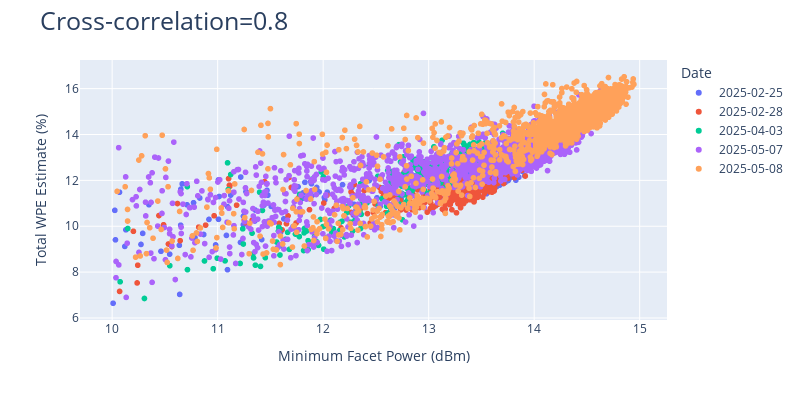
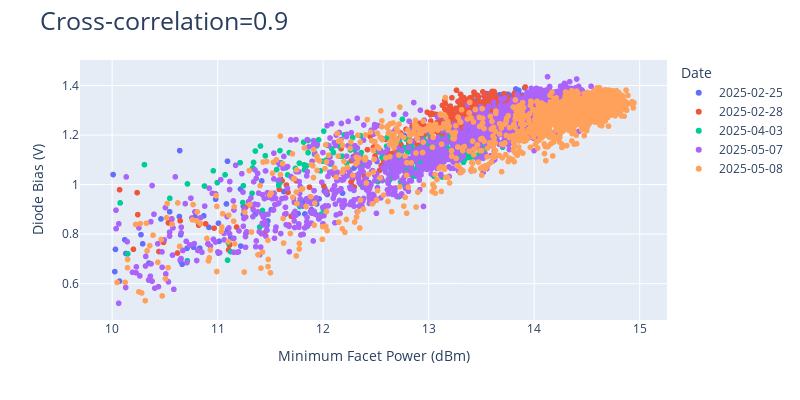
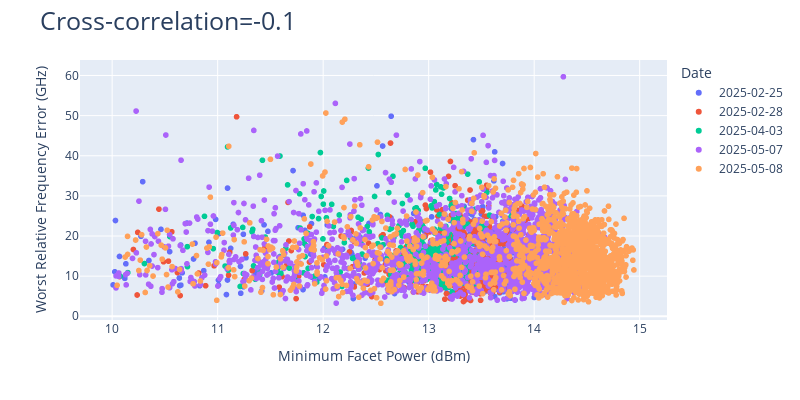
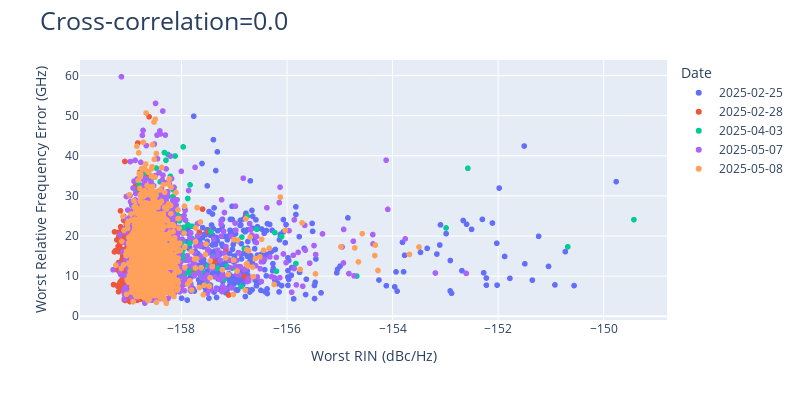

The notebook cell these images were saved under, in order:
### Code cell
fig1 = px.scatter(wlt_data, x='Minimum Facet Power (dBm)', y='Total WPE Estimate (%)',color="Date", width=800, height=400)
fig1.update_layout(title=dict(text=f"Cross-correlation={wlt_data['Minimum Facet Power (dBm)'].corr(wlt_data['Total WPE Estimate (%)']):0.1f}", font=dict(size=25)))
fig1.write_image("images/scatter_min_facet_power_vs_total_wpe_estimate.png")
fig1.show()

fig2 = px.scatter(wlt_data, x='Minimum Facet Power (dBm)', y='Diode Bias (V)',color="Date", width=800, height=400)
fig2.update_layout(title=dict(text=f"Cross-correlation={wlt_data['Minimum Facet Power (dBm)'].corr(wlt_data['Diode Bias (V)']):0.1f}", font=dict(size=25)))
fig2.write_image("images/scatter_min_facet_power_vs_bias_voltage.png")
fig2.show()

fig3 = px.scatter(wlt_data, x='Minimum Facet Power (dBm)', y='Worst Relative Frequency Error (GHz)',color="Date", width=800, height=400)
fig3.update_layout(title=dict(text=f"Cross-correlation={wlt_data['Minimum Facet Power (dBm)'].corr(wlt_data['Worst Relative Frequency Error (GHz)']):0.1f}", font=dict(size=25)))
fig3.write_image("images/scatter_min_facet_power_vs_worst_relative_frequency_error.png")
fig3.show()

fig4 = px.scatter(wlt_data, x='Worst RIN (dBc/Hz)', y='Worst Relative Frequency Error (GHz)',color="Date", width=800, height=400)
fig4.update_layout(title=dict(text=f"Cross-correlation={wlt_data['Worst RIN (dBc/Hz)'].corr(wlt_data['Worst Relative Frequency Error (GHz)']):0.1f}", font=dict(size=25)))
fig4.write_image("images/scatter_worst_rin_vs_worst_relative_frequency_error.png")
fig4.show()

fig5 = px.scatter(wlt_data, x='Worst RIN (dBc/Hz)', y='Worst SMSR (dB)',color="Date", width=800, height=400)
fig5.update_layout(title=dict(text=f"Cross-correlation={wlt_data['Worst RIN (dBc/Hz)'].corr(wlt_data['Worst SMSR (dB)']):0.1f}", font=dict(size=25)))
fig5.write_image("images/scatter_worst_rin_vs_worst_smsr.png")
fig5.show()

### Figure 1 — Plotly figure (JSON) as saved in the notebook; plotly's stock layout.template omitted (floating-point values rounded to 4 significant figures; data arrays with more than 128 entries replaced by an {"elided": "..."} marker saying what was removed)
{"data": [{"hovertemplate": "Date=2025-02-25<br>Minimum Facet Power (dBm)=%{x}<br>Total WPE Estimate (%)=%{y}<extra></extra>", "legendgroup": "2025-02-25", "marker": {"color": "#636efa", "symbol": "circle"}, "mode": "markers", "name": "2025-02-25", "showlegend": true, "type": "scattergl", "x": {"elided": "391 float values"}, "xaxis": "x", "y": {"elided": "391 float values"}, "yaxis": "y"}, {"hovertemplate": "Date=2025-02-28<br>Minimum Facet Power (dBm)=%{x}<br>Total WPE Estimate (%)=%{y}<extra></extra>", "legendgroup": "2025-02-28", "marker": {"color": "#EF553B", "symbol": "circle"}, "mode": "markers", "name": "2025-02-28", "showlegend": true, "type": "scattergl", "x": {"elided": "496 float values"}, "xaxis": "x", "y": {"elided": "496 float values"}, "yaxis": "y"}, {"hovertemplate": "Date=2025-04-03<br>Minimum Facet Power (dBm)=%{x}<br>Total WPE Estimate (%)=%{y}<extra></extra>", "legendgroup": "2025-04-03", "marker": {"color": "#00cc96", "symbol": "circle"}, "mode": "markers", "name": "2025-04-03", "showlegend": true, "type": "scattergl", "x": {"elided": "364 float values"}, "xaxis": "x", "y": {"elided": "364 float values"}, "yaxis": "y"}, {"hovertemplate": "Date=2025-05-07<br>Minimum Facet Power (dBm)=%{x}<br>Total WPE Estimate (%)=%{y}<extra></extra>", "legendgroup": "2025-05-07", "marker": {"color": "#ab63fa", "symbol": "circle"}, "mode": "markers", "name": "2025-05-07", "showlegend": true, "type": "scattergl", "x": {"elided": "1648 float values"}, "xaxis": "x", "y": {"elided": "1648 float values"}, "yaxis": "y"}, {"hovertemplate": "Date=2025-05-08<br>Minimum Facet Power (dBm)=%{x}<br>Total WPE Estimate (%)=%{y}<extra></extra>", "legendgroup": "2025-05-08", "marker": {"color": "#FFA15A", "symbol": "circle"}, "mode": "markers", "name": "2025-05-08", "showlegend": true, "type": "scattergl", "x": {"elided": "1543 float values"}, "xaxis": "x", "y": {"elided": "1543 float values"}, "yaxis": "y"}], "layout": {"height": 400, "legend": {"title": {"text": "Date"}, "tracegroupgap": 0}, "margin": {"t": 60}, "title": {"font": {"size": 25}, "text": "Cross-correlation=0.8"}, "width": 800, "xaxis": {"anchor": "y", "domain": [0, 1], "title": {"text": "Minimum Facet Power (dBm)"}}, "yaxis": {"anchor": "x", "domain": [0, 1], "title": {"text": "Total WPE Estimate (%)"}}}}

### Figure 2 — Plotly figure (JSON) as saved in the notebook; plotly's stock layout.template omitted (floating-point values rounded to 4 significant figures; data arrays with more than 128 entries replaced by an {"elided": "..."} marker saying what was removed)
{"data": [{"hovertemplate": "Date=2025-02-25<br>Minimum Facet Power (dBm)=%{x}<br>Diode Bias (V)=%{y}<extra></extra>", "legendgroup": "2025-02-25", "marker": {"color": "#636efa", "symbol": "circle"}, "mode": "markers", "name": "2025-02-25", "showlegend": true, "type": "scattergl", "x": {"elided": "391 float values"}, "xaxis": "x", "y": {"elided": "391 float values"}, "yaxis": "y"}, {"hovertemplate": "Date=2025-02-28<br>Minimum Facet Power (dBm)=%{x}<br>Diode Bias (V)=%{y}<extra></extra>", "legendgroup": "2025-02-28", "marker": {"color": "#EF553B", "symbol": "circle"}, "mode": "markers", "name": "2025-02-28", "showlegend": true, "type": "scattergl", "x": {"elided": "496 float values"}, "xaxis": "x", "y": {"elided": "496 float values"}, "yaxis": "y"}, {"hovertemplate": "Date=2025-04-03<br>Minimum Facet Power (dBm)=%{x}<br>Diode Bias (V)=%{y}<extra></extra>", "legendgroup": "2025-04-03", "marker": {"color": "#00cc96", "symbol": "circle"}, "mode": "markers", "name": "2025-04-03", "showlegend": true, "type": "scattergl", "x": {"elided": "364 float values"}, "xaxis": "x", "y": {"elided": "364 float values"}, "yaxis": "y"}, {"hovertemplate": "Date=2025-05-07<br>Minimum Facet Power (dBm)=%{x}<br>Diode Bias (V)=%{y}<extra></extra>", "legendgroup": "2025-05-07", "marker": {"color": "#ab63fa", "symbol": "circle"}, "mode": "markers", "name": "2025-05-07", "showlegend": true, "type": "scattergl", "x": {"elided": "1648 float values"}, "xaxis": "x", "y": {"elided": "1648 float values"}, "yaxis": "y"}, {"hovertemplate": "Date=2025-05-08<br>Minimum Facet Power (dBm)=%{x}<br>Diode Bias (V)=%{y}<extra></extra>", "legendgroup": "2025-05-08", "marker": {"color": "#FFA15A", "symbol": "circle"}, "mode": "markers", "name": "2025-05-08", "showlegend": true, "type": "scattergl", "x": {"elided": "1543 float values"}, "xaxis": "x", "y": {"elided": "1543 float values"}, "yaxis": "y"}], "layout": {"height": 400, "legend": {"title": {"text": "Date"}, "tracegroupgap": 0}, "margin": {"t": 60}, "title": {"font": {"size": 25}, "text": "Cross-correlation=0.9"}, "width": 800, "xaxis": {"anchor": "y", "domain": [0, 1], "title": {"text": "Minimum Facet Power (dBm)"}}, "yaxis": {"anchor": "x", "domain": [0, 1], "title": {"text": "Diode Bias (V)"}}}}

### Figure 3 — Plotly figure (JSON) as saved in the notebook; plotly's stock layout.template omitted (floating-point values rounded to 4 significant figures; data arrays with more than 128 entries replaced by an {"elided": "..."} marker saying what was removed)
{"data": [{"hovertemplate": "Date=2025-02-25<br>Minimum Facet Power (dBm)=%{x}<br>Worst Relative Frequency Error (GHz)=%{y}<extra></extra>", "legendgroup": "2025-02-25", "marker": {"color": "#636efa", "symbol": "circle"}, "mode": "markers", "name": "2025-02-25", "showlegend": true, "type": "scattergl", "x": {"elided": "391 float values"}, "xaxis": "x", "y": {"elided": "391 float values"}, "yaxis": "y"}, {"hovertemplate": "Date=2025-02-28<br>Minimum Facet Power (dBm)=%{x}<br>Worst Relative Frequency Error (GHz)=%{y}<extra></extra>", "legendgroup": "2025-02-28", "marker": {"color": "#EF553B", "symbol": "circle"}, "mode": "markers", "name": "2025-02-28", "showlegend": true, "type": "scattergl", "x": {"elided": "496 float values"}, "xaxis": "x", "y": {"elided": "496 float values"}, "yaxis": "y"}, {"hovertemplate": "Date=2025-04-03<br>Minimum Facet Power (dBm)=%{x}<br>Worst Relative Frequency Error (GHz)=%{y}<extra></extra>", "legendgroup": "2025-04-03", "marker": {"color": "#00cc96", "symbol": "circle"}, "mode": "markers", "name": "2025-04-03", "showlegend": true, "type": "scattergl", "x": {"elided": "364 float values"}, "xaxis": "x", "y": {"elided": "364 float values"}, "yaxis": "y"}, {"hovertemplate": "Date=2025-05-07<br>Minimum Facet Power (dBm)=%{x}<br>Worst Relative Frequency Error (GHz)=%{y}<extra></extra>", "legendgroup": "2025-05-07", "marker": {"color": "#ab63fa", "symbol": "circle"}, "mode": "markers", "name": "2025-05-07", "showlegend": true, "type": "scattergl", "x": {"elided": "1648 float values"}, "xaxis": "x", "y": {"elided": "1648 float values"}, "yaxis": "y"}, {"hovertemplate": "Date=2025-05-08<br>Minimum Facet Power (dBm)=%{x}<br>Worst Relative Frequency Error (GHz)=%{y}<extra></extra>", "legendgroup": "2025-05-08", "marker": {"color": "#FFA15A", "symbol": "circle"}, "mode": "markers", "name": "2025-05-08", "showlegend": true, "type": "scattergl", "x": {"elided": "1543 float values"}, "xaxis": "x", "y": {"elided": "1543 float values"}, "yaxis": "y"}], "layout": {"height": 400, "legend": {"title": {"text": "Date"}, "tracegroupgap": 0}, "margin": {"t": 60}, "title": {"font": {"size": 25}, "text": "Cross-correlation=-0.1"}, "width": 800, "xaxis": {"anchor": "y", "domain": [0, 1], "title": {"text": "Minimum Facet Power (dBm)"}}, "yaxis": {"anchor": "x", "domain": [0, 1], "title": {"text": "Worst Relative Frequency Error (GHz)"}}}}

### Figure 4 — Plotly figure (JSON) as saved in the notebook; plotly's stock layout.template omitted (floating-point values rounded to 4 significant figures; data arrays with more than 128 entries replaced by an {"elided": "..."} marker saying what was removed)
{"data": [{"hovertemplate": "Date=2025-02-25<br>Worst RIN (dBc/Hz)=%{x}<br>Worst Relative Frequency Error (GHz)=%{y}<extra></extra>", "legendgroup": "2025-02-25", "marker": {"color": "#636efa", "symbol": "circle"}, "mode": "markers", "name": "2025-02-25", "showlegend": true, "type": "scattergl", "x": {"elided": "391 float values"}, "xaxis": "x", "y": {"elided": "391 float values"}, "yaxis": "y"}, {"hovertemplate": "Date=2025-02-28<br>Worst RIN (dBc/Hz)=%{x}<br>Worst Relative Frequency Error (GHz)=%{y}<extra></extra>", "legendgroup": "2025-02-28", "marker": {"color": "#EF553B", "symbol": "circle"}, "mode": "markers", "name": "2025-02-28", "showlegend": true, "type": "scattergl", "x": {"elided": "496 float values"}, "xaxis": "x", "y": {"elided": "496 float values"}, "yaxis": "y"}, {"hovertemplate": "Date=2025-04-03<br>Worst RIN (dBc/Hz)=%{x}<br>Worst Relative Frequency Error (GHz)=%{y}<extra></extra>", "legendgroup": "2025-04-03", "marker": {"color": "#00cc96", "symbol": "circle"}, "mode": "markers", "name": "2025-04-03", "showlegend": true, "type": "scattergl", "x": {"elided": "364 float values"}, "xaxis": "x", "y": {"elided": "364 float values"}, "yaxis": "y"}, {"hovertemplate": "Date=2025-05-07<br>Worst RIN (dBc/Hz)=%{x}<br>Worst Relative Frequency Error (GHz)=%{y}<extra></extra>", "legendgroup": "2025-05-07", "marker": {"color": "#ab63fa", "symbol": "circle"}, "mode": "markers", "name": "2025-05-07", "showlegend": true, "type": "scattergl", "x": {"elided": "1648 float values"}, "xaxis": "x", "y": {"elided": "1648 float values"}, "yaxis": "y"}, {"hovertemplate": "Date=2025-05-08<br>Worst RIN (dBc/Hz)=%{x}<br>Worst Relative Frequency Error (GHz)=%{y}<extra></extra>", "legendgroup": "2025-05-08", "marker": {"color": "#FFA15A", "symbol": "circle"}, "mode": "markers", "name": "2025-05-08", "showlegend": true, "type": "scattergl", "x": {"elided": "1543 float values"}, "xaxis": "x", "y": {"elided": "1543 float values"}, "yaxis": "y"}], "layout": {"height": 400, "legend": {"title": {"text": "Date"}, "tracegroupgap": 0}, "margin": {"t": 60}, "title": {"font": {"size": 25}, "text": "Cross-correlation=0.0"}, "width": 800, "xaxis": {"anchor": "y", "domain": [0, 1], "title": {"text": "Worst RIN (dBc/Hz)"}}, "yaxis": {"anchor": "x", "domain": [0, 1], "title": {"text": "Worst Relative Frequency Error (GHz)"}}}}
